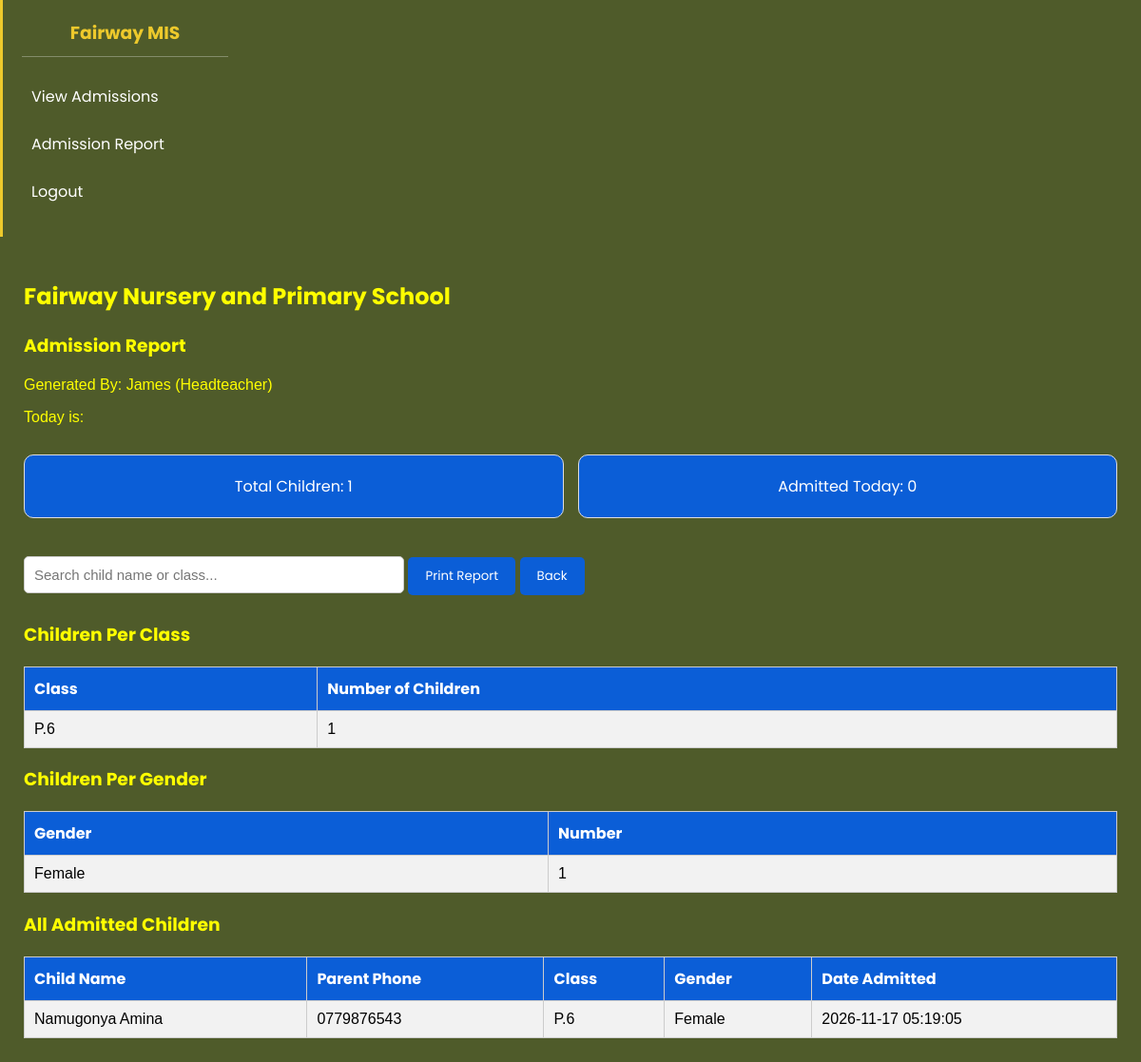
Screenshot of /admission_report.php (signed in) with the database file from the repository.
### tables this page shows
CREATE TABLE `admissions` (
  `id` int(11) NOT NULL,
  `admission_no` varchar(20) DEFAULT NULL,
  `childName` varchar(100) NOT NULL,
  `date_of_birth` date DEFAULT NULL,
  `gender` varchar(10) NOT NULL,
  `className` varchar(20) NOT NULL,
  `parentName` varchar(100) NOT NULL,
  `parentPhone` varchar(20) NOT NULL,
  `homeaddress` text DEFAULT NULL,
  `status` varchar(40) DEFAULT 'Pending Headteacher Approval',
  `created_at` timestamp NOT NULL DEFAULT current_timestamp()
);

### admission_report.php (the view, shortened to what this page needs)
<?php
include "config.php";
$totalChildren = $conn->query("SELECT COUNT(*) as total FROM admissions")->fetch_assoc()['total'];
$byClass = $conn->query("SELECT className, COUNT(*) as total FROM admissions GROUP BY className ORDER BY className ASC");
$byGender = $conn->query("SELECT gender, COUNT(*) as total FROM admissions GROUP BY gender");
$today = $conn->query("SELECT COUNT(*) as total FROM admissions WHERE created_at = CURDATE()")->fetch_assoc()['total'];
$all = $conn->query("SELECT * FROM admissions ORDER BY created_at DESC, childName ASC");
?>
<!DOCTYPE html>
<html>
<head>
  <link rel="stylesheet" href="style.css">
</head>
<body>
<div id="sidebar" class="sidebar no-print">
  <h3>Fairway MIS</h3>
  <a href="view_admissions.php">View Admissions</a>
  <a href="admission_report.php">Admission Report</a>
  <a href="logout.php">Logout</a>
</div>
<div class="main-content">
  <h2>Fairway Nursery and Primary School</h2>
  <h3>Admission Report</h3>
  <p>Generated By: <?php echo $_SESSION['full_name']; ?> (<?php echo $_SESSION['role']; ?>)</p>
  <p>Today is: <span id="todayDate"></span></p>
  <div class="cards">
    <div class="card">Total Children: <?php echo $totalChildren; ?></div>
    <div class="card">Admitted Today: <?php echo $today; ?></div>
  </div>
  <div class="no-print">
    <input type="text" id="searchBox" placeholder="Search child name or class..." onkeyup="searchTable()">
    <button onclick="printReport()">Print Report</button>
    <button onclick="window.location='secretary.php'">Back</button>
  </div>
  <h3>Children Per Class</h3>
  <table border="1">
    <tr><th>Class</th><th>Number of Children</th></tr>
    <?php while($row = $byClass->fetch_assoc()) { ?>
      <tr>
        <td><?php echo $row['className']; ?></td>
        <td><?php echo $row['total']; ?></td>
      </tr>
    <?php } ?>
  </table>
  <h3>Children Per Gender</h3>
  <table border="1">
    <tr><th>Gender</th><th>Number</th></tr>
    <?php while($g = $byGender->fetch_assoc()) { ?>
      <tr>
        <td><?php echo $g['gender']; ?></td>
        <td><?php echo $g['total']; ?></td>
      </tr>
    <?php } ?>
  </table>
  <h3>All Admitted Children</h3>
  <table id="studentsTable" border="1">
    <tr>
      <th>Child Name</th>
      <th>Parent Phone</th>
      <th>Class</th>
      <th>Gender</th>
      <th>Date Admitted</th>
    </tr>
    <?php while($a = $all->fetch_assoc()) { ?>
      <tr>
        <td><?php echo $a['childName']; ?></td>
        <td><?php echo $a['parentPhone']; ?></td>
        <td><?php echo $a['className']; ?></td>
        <td><?php echo $a['gender']; ?></td>
        <td><?php echo $a['created_at']; ?></td>
      </tr>
    <?php } ?>
  </table>
</div>
</body>
</html>

### style.css (style rules this page uses)
* { box-sizing: border-box; }
body { font-family: Arial, sans-serif; margin: 0; background: #4F5B2A; }
h1, h2, h3 { font-family: Poppins, Arial, sans-serif; }
.main-content { flex: 1; padding: 25px; }
.main-content h1, .main-content h2 { font-family: Poppins, Arial, sans-serif; }
.sidebar { width: 260px; background: #4F5B2A; color: white; padding: 20px; font-family: Poppins, Arial, sans-serif; border-left: 3px solid #EDC92C; }
.sidebar h3 { text-align: center; border-bottom: 1px solid rgba(255,255,255,0.3); padding-bottom: 10px; margin-top: 0; color: #EDC92C; }
.sidebar a { display: block; color: white; text-decoration: none; padding: 10px; border-radius: 6px; margin: 5px 0; }
.cards { display: flex; gap: 15px; margin: 20px 0; flex-wrap: wrap; }
.card { background: #0b5ed7; color: white; padding: 20px; border-radius: 10px; font-family: Poppins, Arial, sans-serif; flex: 1; min-width: 200px; text-align: center; border: 1px solid #ddd; margin: 10px 0; }
button, .btn { background: #0b5ed7; color: white; padding: 10px 18px; border: none; border-radius: 5px; text-decoration: none; display: inline-block; cursor: pointer; font-family: Poppins, Arial, sans-serif; }
input, select, textarea { width: 100%; padding: 10px; margin: 8px 0 15px 0; border: 1px solid #ccc; border-radius: 5px; font-family: Arial, sans-serif; font-size: 15px; }
table { width: 100%; border-collapse: collapse; margin-top: 15px; background: white; font-family: Arial, sans-serif; }
table, th, td { border: 1px solid #ccc; padding: 10px; text-align: left; }
th { background: #0b5ed7; color: white; font-family: Poppins, Arial, sans-serif; }
tr:nth-child(even) { background: #f2f2f2; }
#searchBox { width: 100%; max-width: 400px; padding: 10px; margin: 10px 0; border: 1px solid #ccc; border-radius: 5px; }

### admission_report.php (style rules this page uses)
p,h2,h3 { color:yellow; }

### rows the page displays
admissions: childName "Namugonya Amina", parentPhone "0779876543", className "P.6", gender "Female", created_at "2026-11-17 05:19:05"

### other values shown
$_SESSION['full_name'] "James"
$_SESSION['role'] "Headteacher"
$totalChildren "1"
$today "0"
$row['className'] "P.6"
$row['total'] "1"
$g['gender'] "Female"
$g['total'] "1"
